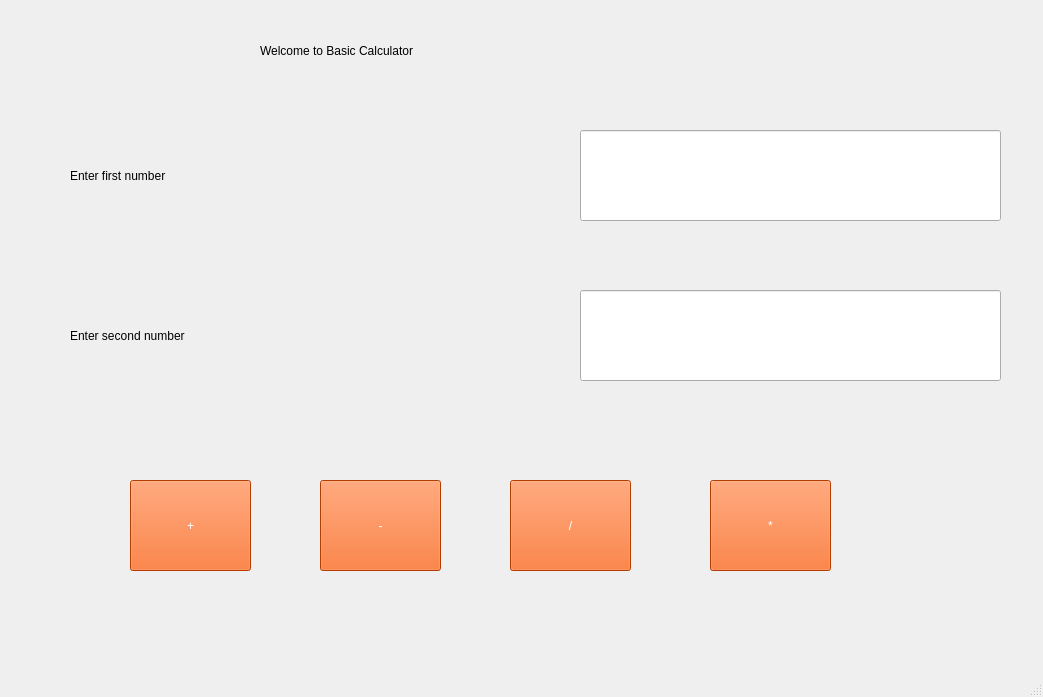
<?xml version="1.0" encoding="UTF-8"?>
<ui version="4.0">
 <class>MainWindow</class>
 <widget class="QMainWindow" name="MainWindow">
  <property name="geometry">
   <rect>
    <x>0</x>
    <y>0</y>
    <width>1043</width>
    <height>697</height>
   </rect>
  </property>
  <property name="windowTitle">
   <string>MainWindow</string>
  </property>
  <widget class="QWidget" name="centralwidget">
   <widget class="QLabel" name="label">
    <property name="geometry">
     <rect>
      <x>260</x>
      <y>20</y>
      <width>541</width>
      <height>61</height>
     </rect>
    </property>
    <property name="styleSheet">
     <string notr="true">font: 20pt &quot;MS Shell Dlg 2&quot;;</string>
    </property>
    <property name="text">
     <string>Welcome to Basic Calculator</string>
    </property>
   </widget>
   <widget class="QLineEdit" name="lineEdit">
    <property name="geometry">
     <rect>
      <x>580</x>
      <y>130</y>
      <width>421</width>
      <height>91</height>
     </rect>
    </property>
    <property name="styleSheet">
     <string notr="true">font: 16pt &quot;MS Shell Dlg 2&quot;;</string>
    </property>
    <property name="text">
     <string/>
    </property>
   </widget>
   <widget class="QLabel" name="label_2">
    <property name="geometry">
     <rect>
      <x>70</x>
      <y>140</y>
      <width>451</width>
      <height>71</height>
     </rect>
    </property>
    <property name="styleSheet">
     <string notr="true">font: 18pt &quot;MS Shell Dlg 2&quot;;</string>
    </property>
    <property name="text">
     <string>Enter first number</string>
    </property>
   </widget>
   <widget class="QLabel" name="label_3">
    <property name="geometry">
     <rect>
      <x>70</x>
      <y>300</y>
      <width>451</width>
      <height>71</height>
     </rect>
    </property>
    <property name="styleSheet">
     <string notr="true">font: 18pt &quot;MS Shell Dlg 2&quot;;</string>
    </property>
    <property name="text">
     <string>Enter second number</string>
    </property>
   </widget>
   <widget class="QLineEdit" name="lineEdit_2">
    <property name="geometry">
     <rect>
      <x>580</x>
      <y>290</y>
      <width>421</width>
      <height>91</height>
     </rect>
    </property>
    <property name="styleSheet">
     <string notr="true">font: 16pt &quot;MS Shell Dlg 2&quot;;</string>
    </property>
    <property name="text">
     <string/>
    </property>
   </widget>
   <widget class="QPushButton" name="pushButton">
    <property name="geometry">
     <rect>
      <x>130</x>
      <y>480</y>
      <width>121</width>
      <height>91</height>
     </rect>
    </property>
    <property name="styleSheet">
     <string notr="true">font: 18pt &quot;MS Shell Dlg 2&quot;;
color: rgb(255, 255, 255);
background-color: rgb(255, 85, 0);</string>
    </property>
    <property name="text">
     <string>+</string>
    </property>
   </widget>
   <widget class="QPushButton" name="pushButton_2">
    <property name="geometry">
     <rect>
      <x>320</x>
      <y>480</y>
      <width>121</width>
      <height>91</height>
     </rect>
    </property>
    <property name="styleSheet">
     <string notr="true">font: 18pt &quot;MS Shell Dlg 2&quot;;
color: rgb(255, 255, 255);
background-color: rgb(255, 85, 0);</string>
    </property>
    <property name="text">
     <string>-</string>
    </property>
   </widget>
   <widget class="QPushButton" name="pushButton_3">
    <property name="geometry">
     <rect>
      <x>510</x>
      <y>480</y>
      <width>121</width>
      <height>91</height>
     </rect>
    </property>
    <property name="styleSheet">
     <string notr="true">font: 18pt &quot;MS Shell Dlg 2&quot;;
color: rgb(255, 255, 255);
background-color: rgb(255, 85, 0);</string>
    </property>
    <property name="text">
     <string>/</string>
    </property>
   </widget>
   <widget class="QPushButton" name="pushButton_4">
    <property name="geometry">
     <rect>
      <x>710</x>
      <y>480</y>
      <width>121</width>
      <height>91</height>
     </rect>
    </property>
    <property name="styleSheet">
     <string notr="true">font: 18pt &quot;MS Shell Dlg 2&quot;;
color: rgb(255, 255, 255);
background-color: rgb(255, 85, 0);</string>
    </property>
    <property name="text">
     <string>*</string>
    </property>
   </widget>
  </widget>
  <widget class="QMenuBar" name="menubar">
   <property name="geometry">
    <rect>
     <x>0</x>
     <y>0</y>
     <width>1043</width>
     <height>31</height>
    </rect>
   </property>
  </widget>
  <widget class="QStatusBar" name="statusbar"/>
 </widget>
 <resources/>
 <connections/>
</ui>
